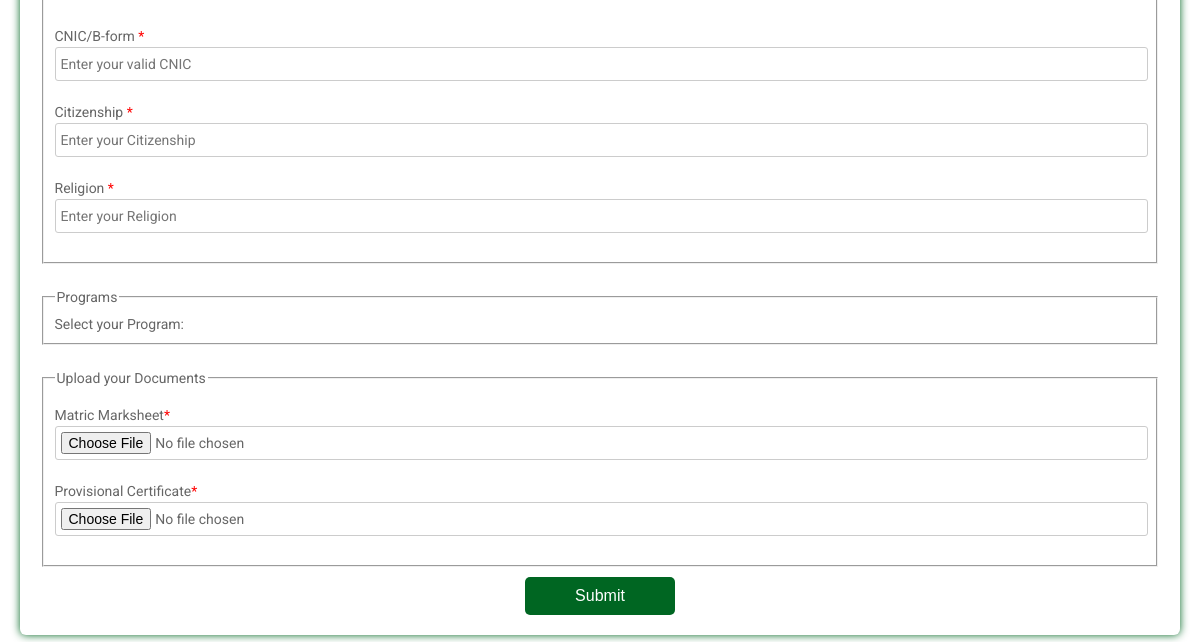
The app's page /admissonform.php (lower part), older data.
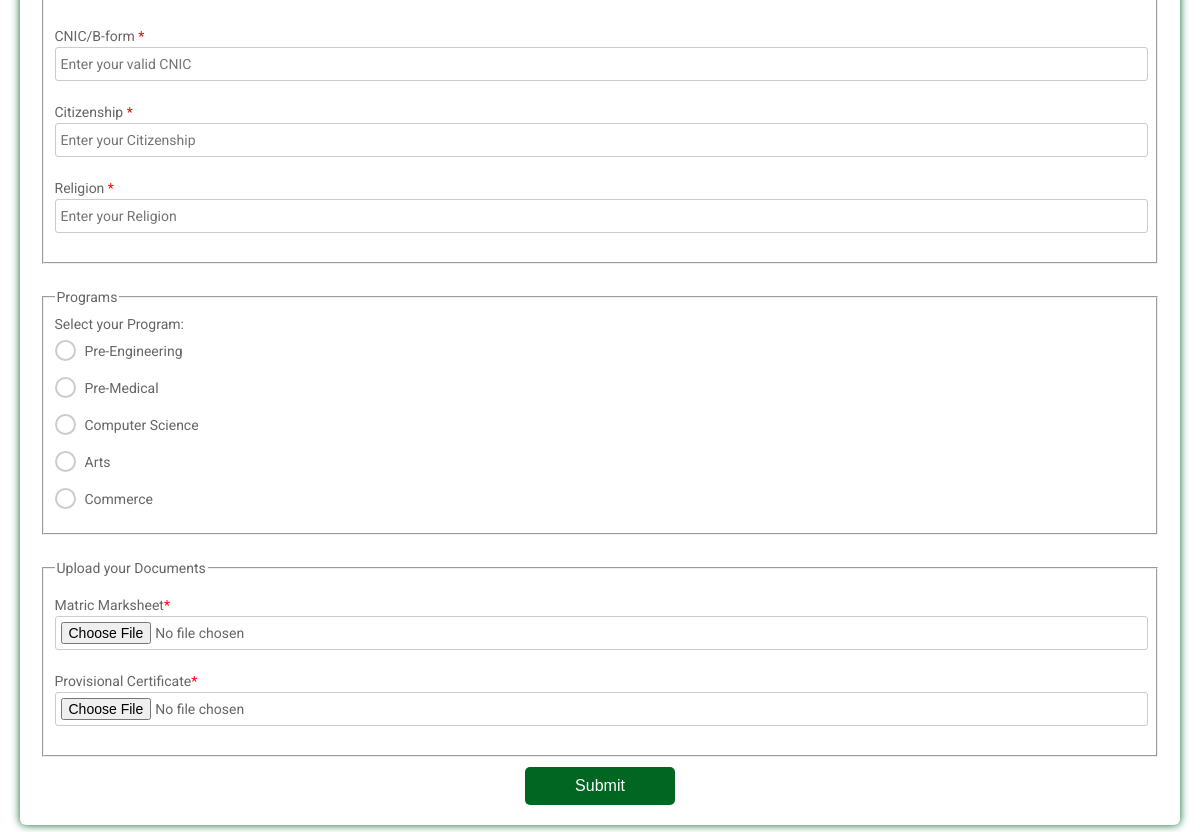
The same page, newer data.
### tables this page shows
CREATE TABLE `program_course` (
  `id` int(11) NOT NULL,
  `program_name` varchar(255) NOT NULL
);

### admissonform.php (the view, shortened to what this page needs)
<?php
include("conn.php");
    ?>
<!DOCTYPE html>
<html>
  <head>
    <link rel="stylesheet" href="https://use.fontawesome.com/releases/v5.5.0/css/all.css">
  </head>
  <body>
    <div class="testbox">
      <form action="#" method="post" enctype="multipart/form-data">
        <br/>
        <fieldset>
            <div class="item">
            </div>
            <div class="item">
                <label >CNIC/B-form <span>*</span></label>
                <input  type="text" name="cnic"  placeholder="Enter your valid CNIC" required />
            </div>
            <div class="item">
                <label >Citizenship <span>*</span></label>
                <input  type="text" name="citizen"  placeholder="Enter your Citizenship" required/>
            </div>
            <div class="item">
                <label >Religion <span>*</span></label>
                <input  type="text" name="rel"  placeholder="Enter your Religion" required />
            </div>
        </fieldset>
        <br/>
        <fieldset>
          <legend>Programs</legend>
           <div class="question">
            <label>Select your Program:</label>
            <div class="question-answer">
              <?php
                $sel_prog = "SELECT * FROM `program_course`";
                $rel_prog = mysqli_query($db, $sel_prog);
                $i = 0;
                while($row = mysqli_fetch_array($rel_prog)) {
                  $i++;
                  ?>
                  <div>
                    <label for="radio_<?php echo $i; ?>" class="radio"><span><?php echo $row[1]; ?></span></label>
                  </div>
                  <?php
                }
              ?>
              </div>
        </fieldset>
        <br>
        <fieldset>
          <legend>Upload your Documents</legend>
          <div class="item">
            <label > Matric Marksheet<span>*</span></label>
            <input  type="file" name="marksheet" accept="image/*" required />
          </div>
          <div class="item">
            <label > Provisional Certificate<span>*</span></label>
            <input  type="file" name="provcertifacate" accept="image/*" required />
          </div>
        </fieldset>
        <div class="btn-block">
          <button type="submit" name="submit">Submit</button>
        </div>
      </form>
    </div>
  </body>
</html>

### admissonform.php (style rules this page uses)
html, body { min-height: 100%; }
body, div, form, input, select, textarea, label, p { padding: 0; margin: 0; outline: none; font-family: Roboto, Arial, sans-serif; font-size: 14px; color: #666; line-height: 22px; }
.testbox { display: flex; justify-content: center; align-items: center; height: inherit; padding: 20px; }
form { width: 100%; padding: 20px; border-radius: 6px; background: #fff; box-shadow: 0 0 8px #006622; }
input, select, textarea { margin-bottom: 10px; border: 1px solid #ccc; border-radius: 3px; }
input { width: calc(100% - 10px); padding: 5px; }
.item { position: relative; margin: 10px 0; }
.item span { color: red; }
label.radio { position: relative; display: inline-block; margin: 5px 20px 15px 0; cursor: pointer; }
.question span { margin-left: 30px; }
.question-answer label { display: block; }
label.radio:before { content: ""; position: absolute; left: 0; width: 17px; height: 17px; border-radius: 50%; border: 2px solid #ccc; }
label.radio:after { content: ""; position: absolute; top: 6px; left: 5px; width: 8px; height: 4px; border: 3px solid #006622; border-top: none; border-right: none; transform: rotate(-45deg); opacity: 0; }
.btn-block { margin-top: 10px; text-align: center; }
button { width: 150px; padding: 10px; border: none; border-radius: 5px; background: #006622; font-size: 16px; color: #fff; cursor: pointer; }

Row changes from the older to the newer data that the page shows:
added program_course: program_name "Pre-Engineering"
added program_course: program_name "Pre-Medical"
added program_course: program_name "Computer Science"
added program_course: program_name "Arts"
added program_course: program_name "Commerce"
